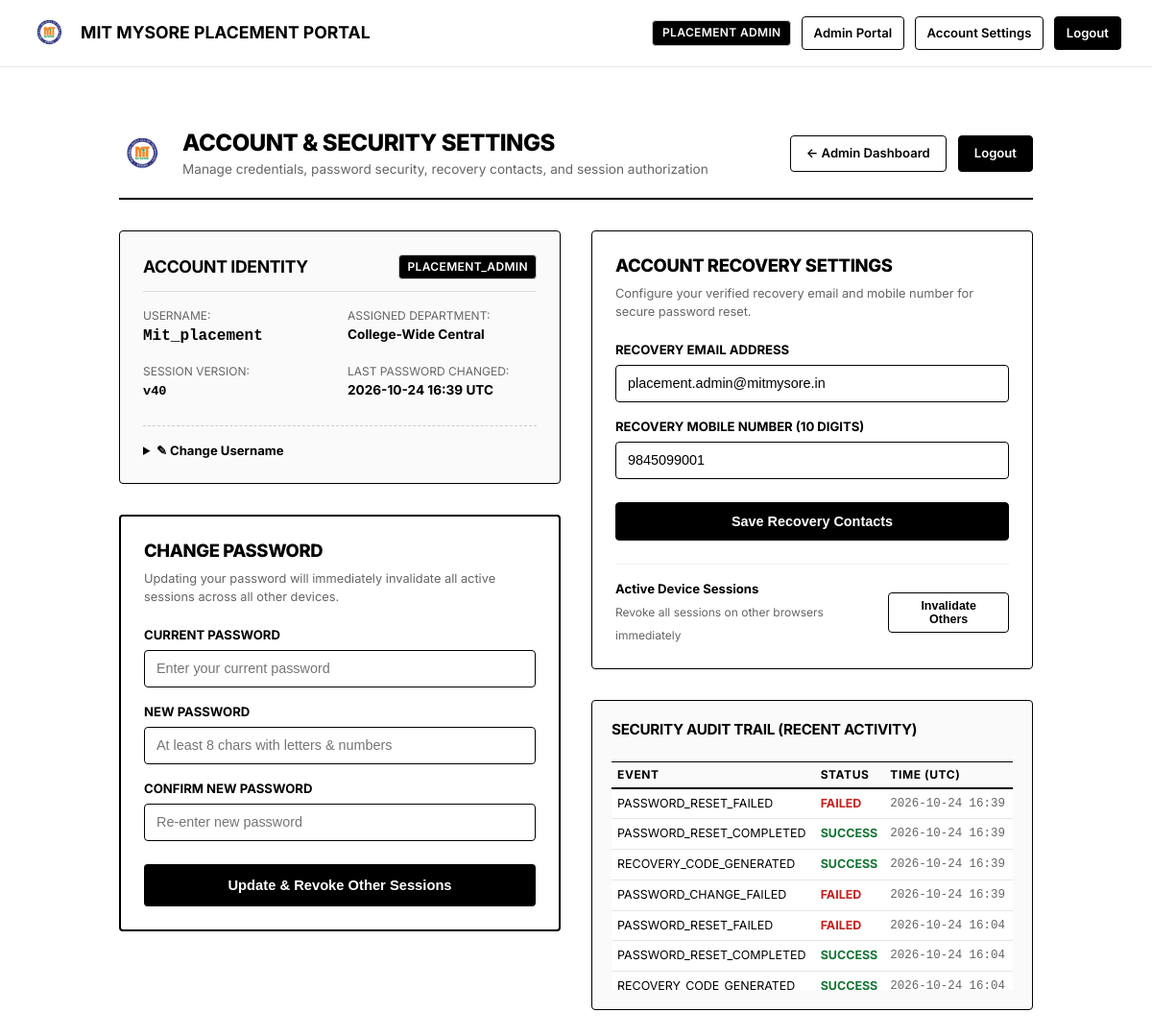
Page /account/settings (signed in) on the committed database.
### models.py (models this page shows, shortened)
class Admin(db.Model):
    __tablename__ = 'admins'
    id = db.Column(db.Integer, primary_key=True)
    username = db.Column(db.String(50), unique=True, nullable=False)
    password_hash = db.Column(db.String(255), nullable=False)
    role = db.Column(db.String(30), nullable=False, default='PORTAL_ADMIN')
    department_id = db.Column(db.Integer, db.ForeignKey('departments.id'), nullable=True)
    recovery_email = db.Column(db.String(100), nullable=True)
    recovery_mobile = db.Column(db.String(30), nullable=True)
    is_recovery_email_verified = db.Column(db.Boolean, default=False)
    is_recovery_mobile_verified = db.Column(db.Boolean, default=False)
    password_changed_at = db.Column(db.DateTime, default=datetime.utcnow)
    last_login_at = db.Column(db.DateTime, nullable=True)
    failed_login_count = db.Column(db.Integer, default=0)
    locked_until = db.Column(db.DateTime, nullable=True)
    session_version = db.Column(db.Integer, default=1)

class SecurityAuditLog(db.Model):
    __tablename__ = 'security_audit_logs'
    id = db.Column(db.Integer, primary_key=True)
    user_type = db.Column(db.String(30), nullable=False) # ADMIN, COORDINATOR, HOD, STUDENT, SYSTEM
    user_identifier = db.Column(db.String(100), nullable=False) # username or usn
    event_type = db.Column(db.String(100), nullable=False)
    status = db.Column(db.String(30), default='SUCCESS') # SUCCESS, FAILED, BLOCKED
    ip_address = db.Column(db.String(50), nullable=True)
    details = db.Column(db.String(255), nullable=True)
    timestamp = db.Column(db.DateTime, default=datetime.utcnow, index=True)

### app.py (the view, shortened to what this page needs)
@app.route('/account/settings', methods=['GET', 'POST'])
def account_settings():
    admin = get_current_admin()
    if not admin:
        flash('Authentication required: Please log in to access account security settings.', 'error')
        return redirect(url_for('admin_login'))
    client_ip = request.remote_addr or '127.0.0.1'
    audit_history = SecurityAuditLog.query.filter_by(
        user_identifier=admin.username
    ).order_by(SecurityAuditLog.timestamp.desc()).limit(15).all()
    return render_template(
        'account_settings.html',
        admin=admin,
        audit_history=audit_history
    )

### templates/account_settings.html (shortened to what this page needs)
{% extends 'base.html' %}
{% block content %}
<div style="max-width: 1000px; margin: 2rem auto; padding: 0 1.5rem;">
    <div style="display: flex; justify-content: space-between; align-items: center; border-bottom: 2px solid #000; padding-bottom: 1.25rem; margin-bottom: 2rem; flex-wrap: wrap; gap: 1rem;">
        <div style="display: flex; align-items: center; gap: 1rem;">
            <img src="{{ url_for('static', filename='images/mit_logo.png') }}" alt="MIT Mysore Logo" style="width: 50px; height: 50px; object-fit: contain;">
            <div>
                <h1 style="font-size: 1.5rem; font-weight: 800; color: #000; margin: 0; text-transform: uppercase;">
                    Account &amp; Security Settings
                </h1>
                <p style="color: #666; font-size: 0.85rem; margin: 2px 0 0 0;">
                    Manage credentials, password security, recovery contacts, and session authorization
                </p>
            </div>
        </div>
        <div style="display: flex; gap: 0.75rem;">
            {% if session.get('role') == 'PLACEMENT_ADMIN' %}
                <a href="{{ url_for('portal_dashboard') }}" class="btn btn-secondary" style="border: 1px solid #000; padding: 0.5rem 1rem; font-size: 0.82rem; background: #fff; color: #000;">
                    &larr; Admin Dashboard
                </a>
            {% elif session.get('role') == 'PLACEMENT_COORDINATOR' %}
                <a href="{{ url_for('coordinator_dashboard') }}" class="btn btn-secondary" style="border: 1px solid #000; padding: 0.5rem 1rem; font-size: 0.82rem; background: #fff; color: #000;">
                    &larr; Coordinator Console
                </a>
            {% elif session.get('role') == 'HOD' and session.get('hod_dept_code') %}
                <a href="{{ url_for('hod_dashboard', dept_code=session.get('hod_dept_code')) }}" class="btn btn-secondary" style="border: 1px solid #000; padding: 0.5rem 1rem; font-size: 0.82rem; background: #fff; color: #000;">
                    &larr; HOD Dashboard
                </a>
            {% else %}
                <a href="{{ url_for('portal_dashboard') }}" class="btn btn-secondary" style="border: 1px solid #000; padding: 0.5rem 1rem; font-size: 0.82rem; background: #fff; color: #000;">
                    &larr; Main Portal
                </a>
            {% endif %}
            <a href="{{ url_for('admin_logout') }}" class="btn" style="background: #000; color: #fff; border: 1px solid #000; padding: 0.5rem 1rem; font-size: 0.82rem;">
                Logout
            </a>
        </div>
    </div>
    <div style="display: grid; grid-template-columns: 1fr 1fr; gap: 2rem; align-items: start;">
        <div>
            <div class="card" style="border: 1px solid #000; padding: 1.5rem; border-radius: 4px; margin-bottom: 2rem; background: #FAFAFA;">
                <div style="display: flex; justify-content: space-between; align-items: center; border-bottom: 1px solid #ddd; padding-bottom: 0.75rem; margin-bottom: 1rem;">
                    <h2 style="font-size: 1.1rem; font-weight: 700; margin: 0; text-transform: uppercase;">
                        Account Identity
                    </h2>
                    <span class="badge" style="background: #000; color: #fff; font-size: 0.75rem; padding: 3px 8px;">
                        {{ admin.role }}
                    </span>
                </div>
                <div style="display: grid; grid-template-columns: 1fr 1fr; gap: 1rem; font-size: 0.85rem;">
                    <div>
                        <span style="color: #666; font-size: 0.75rem; text-transform: uppercase; display: block;">Username:</span>
                        <strong style="color: #000; font-family: monospace; font-size: 1rem;">{{ admin.username }}</strong>
                    </div>
                    <div>
                        <span style="color: #666; font-size: 0.75rem; text-transform: uppercase; display: block;">Assigned Department:</span>
                        <strong style="color: #000;">
                            {% if admin.department %}{{ admin.department.name }} ({{ admin.department.code }}){% else %}College-Wide Central{% endif %}
                        </strong>
                    </div>
                    <div>
                        <span style="color: #666; font-size: 0.75rem; text-transform: uppercase; display: block;">Session Version:</span>
                        <strong style="color: #000; font-family: monospace;">v{{ admin.session_version or 1 }}</strong>
                    </div>
                    <div>
                        <span style="color: #666; font-size: 0.75rem; text-transform: uppercase; display: block;">Last Password Changed:</span>
                        <strong style="color: #000;">
                            {{ admin.password_changed_at.strftime('%Y-%m-%d %H:%M UTC') if admin.password_changed_at else 'Initial Bootstrap' }}
                        </strong>
                    </div>
                </div>
                <div style="margin-top: 1.5rem; border-top: 1px dashed #ccc; padding-top: 1rem;">
                    <details>
                        <summary style="font-size: 0.82rem; font-weight: 700; color: #000; cursor: pointer;">
                            &#9998; Change Username
                        </summary>
                    </details>
                </div>
            </div>
            <div class="card" style="border: 2px solid #000; padding: 1.5rem; border-radius: 4px; background: #FFFFFF;">
                <h2 style="font-size: 1.15rem; font-weight: 800; margin: 0 0 0.5rem 0; text-transform: uppercase;">
                    Change Password
                </h2>
                <p style="color: #666; font-size: 0.8rem; margin: 0 0 1.25rem 0;">
                    Updating your password will immediately invalidate all active sessions across all other devices.
                </p>
                <form method="POST" action="{{ url_for('account_settings') }}">
                    <div class="form-group" style="margin-bottom: 1rem; text-align: left;">
                        <label for="current_password" style="font-weight: 700; font-size: 0.82rem; display: block; margin-bottom: 0.35rem; text-transform: uppercase;">
                            Current Password
                        </label>
                        <input type="password" id="current_password" name="current_password" required placeholder="Enter your current password" style="width: 100%; border: 1px solid #000; padding: 0.65rem 0.75rem; font-size: 0.9rem; border-radius: 4px;">
                    </div>
                    <div class="form-group" style="margin-bottom: 1rem; text-align: left;">
                        <label for="new_password" style="font-weight: 700; font-size: 0.82rem; display: block; margin-bottom: 0.35rem; text-transform: uppercase;">
                            New Password
                        </label>
                        <input type="password" id="new_password" name="new_password" required minlength="8" placeholder="At least 8 chars with letters & numbers" style="width: 100%; border: 1px solid #000; padding: 0.65rem 0.75rem; font-size: 0.9rem; border-radius: 4px;">
                    </div>
                    <div class="form-group" style="margin-bottom: 1.5rem; text-align: left;">
                        <label for="confirm_password" style="font-weight: 700; font-size: 0.82rem; display: block; margin-bottom: 0.35rem; text-transform: uppercase;">
                            Confirm New Password
                        </label>
                        <input type="password" id="confirm_password" name="confirm_password" required minlength="8" placeholder="Re-enter new password" style="width: 100%; border: 1px solid #000; padding: 0.65rem 0.75rem; font-size: 0.9rem; border-radius: 4px;">
                    </div>
                    <button type="submit" class="btn" style="width: 100%; background: #000; color: #fff; border: 2px solid #000; padding: 0.75rem; font-size: 0.92rem; font-weight: 700; border-radius: 4px; cursor: pointer;">
                        Update &amp; Revoke Other Sessions
                    </button>
                </form>
            </div>
        </div>
        <div>
            <div class="card" style="border: 1px solid #000; padding: 1.5rem; border-radius: 4px; margin-bottom: 2rem; background: #FFFFFF;">
                <h2 style="font-size: 1.15rem; font-weight: 800; margin: 0 0 0.5rem 0; text-transform: uppercase;">
                    Account Recovery Settings
                </h2>
                <p style="color: #666; font-size: 0.8rem; margin: 0 0 1.25rem 0;">
                    Configure your verified recovery email and mobile number for secure password reset.
                </p>
                <form method="POST" action="{{ url_for('account_settings') }}">
                    <div class="form-group" style="margin-bottom: 1rem; text-align: left;">
                        <label for="recovery_email" style="font-weight: 700; font-size: 0.82rem; display: block; margin-bottom: 0.35rem; text-transform: uppercase;">
                            Recovery Email Address
                        </label>
                        <input type="email" id="recovery_email" name="recovery_email" value="{{ admin.recovery_email or '' }}" placeholder="e.g. yourname@mitmysore.in" style="width: 100%; border: 1px solid #000; padding: 0.65rem 0.75rem; font-size: 0.9rem; border-radius: 4px;">
                    </div>
                    <div class="form-group" style="margin-bottom: 1.5rem; text-align: left;">
                        <label for="recovery_mobile" style="font-weight: 700; font-size: 0.82rem; display: block; margin-bottom: 0.35rem; text-transform: uppercase;">
                            Recovery Mobile Number (10 Digits)
                        </label>
                        <input type="tel" id="recovery_mobile" name="recovery_mobile" maxlength="10" value="{{ admin.recovery_mobile or '' }}" placeholder="10-digit mobile number" style="width: 100%; border: 1px solid #000; padding: 0.65rem 0.75rem; font-size: 0.9rem; border-radius: 4px;">
                    </div>
                    <button type="submit" class="btn" style="width: 100%; background: #000; color: #fff; border: 1px solid #000; padding: 0.7rem; font-size: 0.9rem; font-weight: 700; border-radius: 4px; cursor: pointer;">
                        Save Recovery Contacts
                    </button>
                </form>
                <div style="margin-top: 1.5rem; border-top: 1px solid #eee; padding-top: 1rem;">
                    <form method="POST" action="{{ url_for('account_settings') }}">
                        <div style="display: flex; justify-content: space-between; align-items: center;">
                            <div>
                                <strong style="font-size: 0.82rem; color: #000; display: block;">Active Device Sessions</strong>
                                <span style="font-size: 0.75rem; color: #666;">Revoke all sessions on other browsers immediately</span>
                            </div>
                            <button type="submit" class="btn btn-secondary" style="border: 1px solid #000; background: #fff; color: #C5221F; font-size: 0.78rem; font-weight: 700; padding: 0.4rem 0.75rem;">
                                Invalidate Others
                            </button>
                        </div>
                    </form>
                </div>
            </div>
            <div class="card" style="border: 1px solid #000; padding: 1.25rem; border-radius: 4px; background: #FAFAFA;">
                <h3 style="font-size: 0.95rem; font-weight: 700; margin: 0 0 0.75rem 0; text-transform: uppercase;">
                    Security Audit Trail (Recent Activity)
                </h3>
                {% if audit_history %}
                    <div style="max-height: 250px; overflow-y: auto;">
                        <table style="width: 100%; font-size: 0.78rem; border-collapse: collapse;">
                            <thead>
                                <tr style="border-bottom: 1px solid #000; text-align: left;">
                                    <th style="padding: 4px 6px;">Event</th>
                                    <th style="padding: 4px 6px;">Status</th>
                                    <th style="padding: 4px 6px;">Time (UTC)</th>
                                </tr>
                            </thead>
                            <tbody>
                                {% for a in audit_history %}
                                    <tr style="border-bottom: 1px solid #eee;">
                                        <td style="padding: 6px;">{{ a.event_type }}</td>
                                        <td style="padding: 6px;">
                                            <span style="font-weight: 700; color: {% if a.status == 'SUCCESS' %}#137333{% else %}#C5221F{% endif %};">
                                                {{ a.status }}
                                            </span>
                                        </td>
                                        <td style="padding: 6px; color: #666; font-family: monospace;">{{ a.timestamp.strftime('%Y-%m-%d %H:%M') }}</td>
                                    </tr>
                                {% endfor %}
                            </tbody>
                        </table>
                    </div>
                {% else %}
                    <p style="font-size: 0.8rem; color: #777; margin: 0;">No security events recorded yet.</p>
                {% endif %}
            </div>
        </div>
    </div>
</div>
{% endblock %}

### rows in the picture
Admin: role "PLACEMENT_ADMIN", username "Mit_placement", session_version "40", password_changed_at "2026-10-24 16:39 UTC", recovery_email "placement.admin@mitmysore.in", recovery_mobile "9845099001"
SecurityAuditLog: event_type "PASSWORD_RESET_FAILED", status "FAILED", timestamp "2026-10-24 16:39"
SecurityAuditLog: event_type "PASSWORD_RESET_COMPLETED", status "SUCCESS", timestamp "2026-10-24 16:39"
SecurityAuditLog: event_type "RECOVERY_CODE_GENERATED", status "SUCCESS", timestamp "2026-10-24 16:39"
SecurityAuditLog: event_type "PASSWORD_CHANGE_FAILED", status "FAILED", timestamp "2026-10-24 16:39"
SecurityAuditLog: event_type "PASSWORD_RESET_FAILED", status "FAILED", timestamp "2026-10-24 16:04"
SecurityAuditLog: event_type "PASSWORD_RESET_COMPLETED", status "SUCCESS", timestamp "2026-10-24 16:04"
SecurityAuditLog: event_type "RECOVERY_CODE_GENERATED", status "SUCCESS", timestamp "2026-10-24 16:04"
